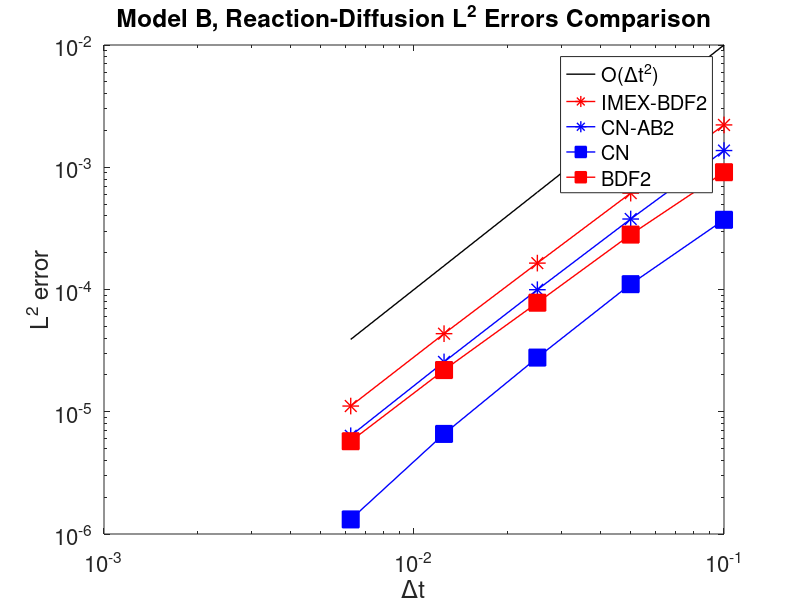

Write the MATLAB code that produced this figure.
clc;
close all;
clear all;

%bloth imex cnab and semibdf

% nonlinear euler
% dt_1_norm = 0.0237145;
% dt_05_norm = 0.012002;
% dt_0250_norm = 0.00606097;
% dt_0125_norm = 0.00304016;
% dt_00625_norm = 0.00152262;

% norms = [dt_1_norm, dt_05_norm, dt_0250_norm, dt_0125_norm, dt_00625_norm];
% k = 1:length(norms);
% fit3 = polyfit(k, log2(norms), 1);
fig = figure;
times = [0.1, 0.05, 0.0250, 0.0125, 0.00625];
loglog(times, times.^2, '-k', 'LineWidth', 1);
xlabel('\Deltat');
ylabel('L^2 error');
set(gca,'fontsize',16);
title('Model B, Reaction-Diffusion L^2 Errors Comparison');

% nonlinear semiBDF
dt_1_norm = 0.00221958;
dt_05_norm = 0.000614155;
dt_0250_norm = 0.000164391;
dt_0125_norm = 4.3516e-5;
dt_00625_norm = 1.1134e-5;

norms = [dt_1_norm, dt_05_norm, dt_0250_norm, dt_0125_norm, dt_00625_norm];
k = 1:length(norms);
fit1 = polyfit(k, log2(norms), 1);

times = [0.1, 0.05, 0.0250, 0.0125, 0.00625];
hold on
loglog(times, norms, '-*r','LineWidth', 1, 'MarkerFaceColor', 'r', 'MarkerSize', 12);

%non linear CNAB
dt_1_norm = 0.00136986;
dt_05_norm = 0.000377152;
dt_0250_norm = 9.95886e-5;
dt_0125_norm = 2.55651e-5;
dt_00625_norm = 6.36142e-6;

norms = [dt_1_norm, dt_05_norm, dt_0250_norm, dt_0125_norm, dt_00625_norm];
k = 1:length(norms);
fit2 = polyfit(k, log2(norms), 1);

times = [0.1, 0.05, 0.0250, 0.0125, 0.00625];
hold on
loglog(times, norms, '-*b', 'LineWidth', 1, 'MarkerFaceColor', 'b', 'MarkerSize', 12);

% nonlinear cn
dt_1_norm = 0.000371665;
dt_05_norm = 0.000110567;
dt_0250_norm = 2.7739e-5;
dt_0125_norm = 6.58653e-6;
dt_00625_norm = 1.31614e-6;

norms = [dt_1_norm, dt_05_norm, dt_0250_norm, dt_0125_norm, dt_00625_norm];
k = 1:length(norms);
fit4 = polyfit(k, log2(norms), 1);

times = [0.1, 0.05, 0.0250, 0.0125, 0.00625];
hold on;
loglog(times, norms, '-sb','LineWidth', 1, 'MarkerFaceColor', 'b', 'MarkerSize', 12);

%legend('semi-bdf2', 'cn-ab2', 'implicit-euler', 'cn2');

% nonlinear BDF
dt_1_norm = 0.000910905;
dt_05_norm = 0.00028134;
dt_0250_norm = 7.79658e-5;
dt_0125_norm = 2.1927e-5;
dt_00625_norm = 5.74097e-6;

norms = [dt_1_norm, dt_05_norm, dt_0250_norm, dt_0125_norm, dt_00625_norm];
k = 1:length(norms);
fit5 = polyfit(k, log2(norms), 1);

times = [0.1, 0.05, 0.0250, 0.0125, 0.00625];
hold on;
loglog(times, norms, '-sr','LineWidth', 1, 'MarkerFaceColor', 'r', 'MarkerSize', 12);

legend('O(\Deltat^2)', 'IMEX-BDF2', 'CN-AB2', 'CN', 'BDF2');

fits = [fit1, fit2, fit4, fit5];
%saveas(fig, 'figures/nonlinear_all.png');